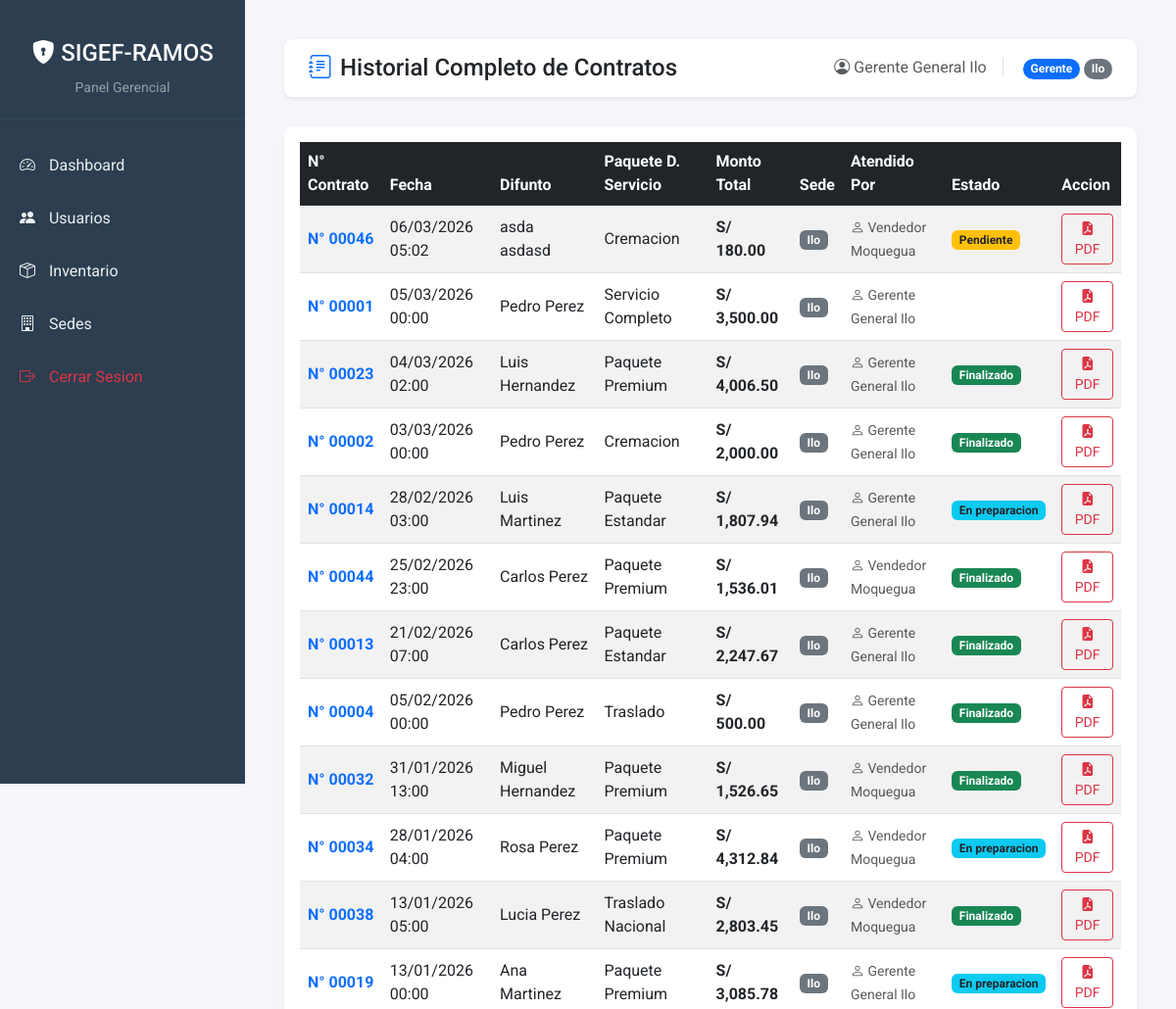
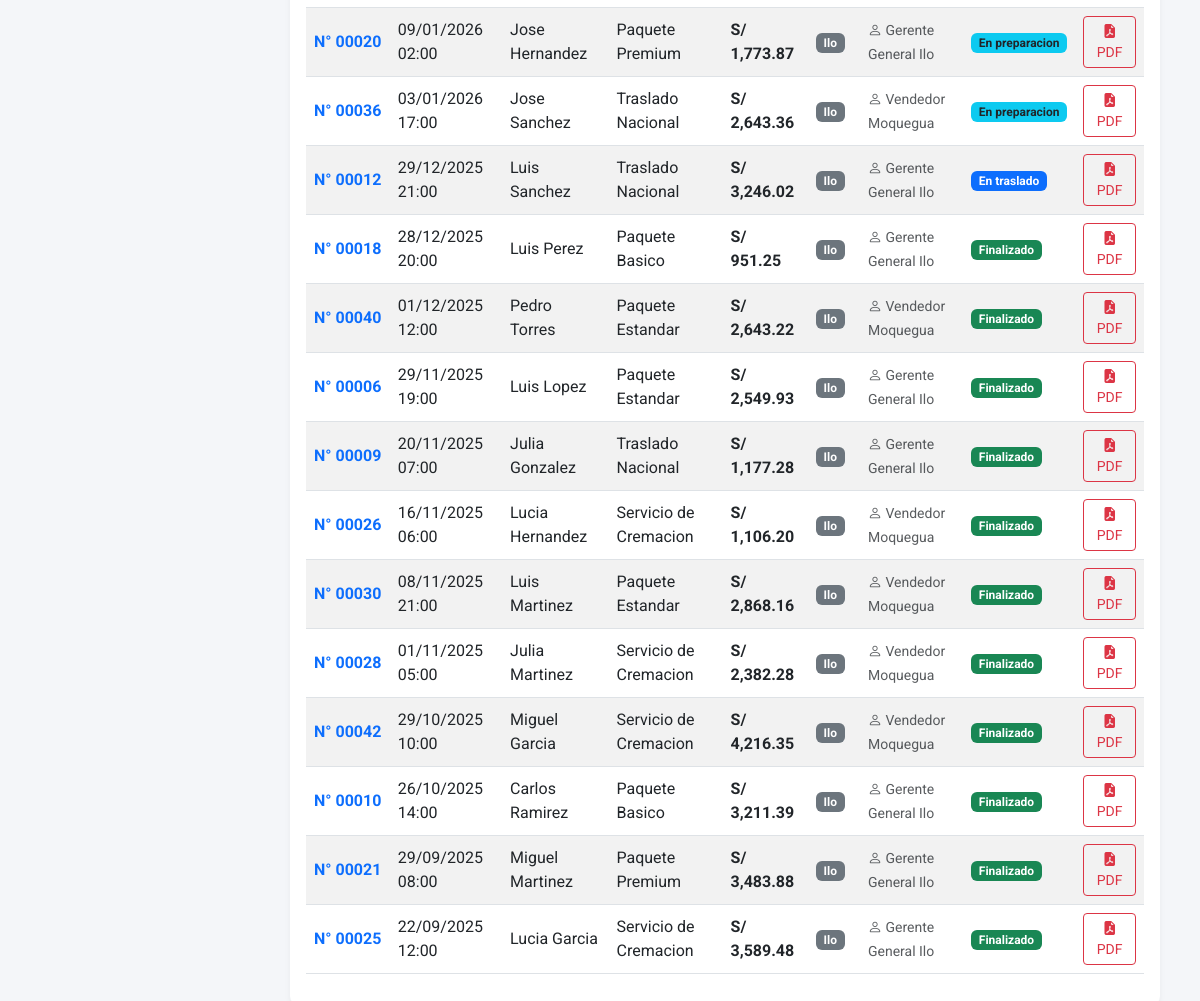
/index.php?controller=reporte (signed in), run on the app's committed database (2 pictures, top to bottom).
### tables this page shows
CREATE TABLE `servicios` (
  `id` int(11) NOT NULL,
  `difunto_id` int(11) NOT NULL,
  `sede_id` int(11) NOT NULL,
  `vendedor_id` int(11) DEFAULT NULL,
  `tipo_servicio` varchar(100) NOT NULL,
  `descripcion` text DEFAULT NULL,
  `precio` decimal(10,2) NOT NULL,
  `fecha_servicio` datetime NOT NULL,
  `estado` enum('pendiente','en_preparacion','en_traslado','finalizado','cancelado') DEFAULT 'pendiente',
  `created_at` timestamp NOT NULL DEFAULT current_timestamp(),
  `fecha_finalizacion` datetime DEFAULT NULL
);

CREATE TABLE `difuntos` (
  `id` int(11) NOT NULL,
  `dni` varchar(20) DEFAULT NULL,
  `nombres` varchar(100) NOT NULL,
  `apellidos` varchar(100) NOT NULL,
  `fecha_nacimiento` date DEFAULT NULL,
  `fecha_fallecimiento` date NOT NULL,
  `causa_muerte` varchar(255) DEFAULT NULL,
  `deudo_id` int(11) DEFAULT NULL,
  `created_at` timestamp NOT NULL DEFAULT current_timestamp()
);

CREATE TABLE `sedes` (
  `id` int(11) NOT NULL,
  `nombre` varchar(100) NOT NULL,
  `direccion` varchar(255) DEFAULT NULL,
  `telefono` varchar(20) DEFAULT NULL,
  `created_at` timestamp NOT NULL DEFAULT current_timestamp()
);

CREATE TABLE `usuarios` (
  `id` int(11) NOT NULL,
  `nombre` varchar(100) NOT NULL,
  `username` varchar(50) NOT NULL,
  `password` varchar(255) NOT NULL,
  `rol` enum('Gerente','Vendedor','Operario') NOT NULL,
  `sede_id` int(11) DEFAULT NULL,
  `created_at` timestamp NOT NULL DEFAULT current_timestamp()
);

### controllers/ReporteController.php (called while the page is built, shortened)
<?php
require_once __DIR__ . '/../config/conexion.php';
class ReporteController
{
    private $conn;
    public function __construct()
    {
        $database = new Conexion();
        $this->conn = $database->getConexion();
    }
    public function index()
    {
        $this->historial();
    }
    public function historial()
    {
        $query = "SELECT s.id, s.tipo_servicio, s.precio, s.fecha_servicio, s.estado,
                         d.nombres as dif_nombres, d.apellidos as dif_apellidos,
                         v.nombre as vendedor_nombre, se.nombre as sede_nombre
                  FROM servicios s
                  JOIN difuntos d ON s.difunto_id = d.id
                  JOIN usuarios v ON s.vendedor_id = v.id
                  JOIN sedes se ON s.sede_id = se.id";
        if (isset($_SESSION['rol']) && $_SESSION['rol'] !== 'Admin') {
            $query .= " WHERE s.sede_id = :sede_id";
        }
        $query .= " ORDER BY s.fecha_servicio DESC";
        $stmt = $this->conn->prepare($query);
        if (isset($_SESSION['rol']) && $_SESSION['rol'] !== 'Admin') {
            $stmt->bindParam(':sede_id', $_SESSION['sede_id'], PDO::PARAM_INT);
        }
        $stmt->execute();
        $contratos = $stmt->fetchAll(PDO::FETCH_ASSOC);
        require_once __DIR__ . '/../views/gerente/historial.php';
    }
}
?>

### config/conexion.php (called while the page is built, shortened)
<?php
class Conexion
{
    private $host = "localhost";
    private $db_name = "sigef_ramos";
    private $username = "root";
    private $password = "";
    public function getConexion()
    {
        $this->conn = null;
        try {
            $this->conn = new PDO("mysql:host=" . $this->host . ";dbname=" . $this->db_name . ";charset=utf8mb4", $this->username, $this->password);
            $this->conn->setAttribute(PDO::ATTR_ERRMODE, PDO::ERRMODE_EXCEPTION);
            $this->conn->exec("SET NAMES utf8mb4");
        }
        catch (PDOException $exception) {
            echo "Error de conexion: " . $exception->getMessage();
        }
        return $this->conn;
    }
}
?>

### views/gerente/historial.php (the view, shortened to what this page needs)
<!DOCTYPE html>
<html lang="es">
<head>
    <link href="https://cdn.jsdelivr.net/npm/bootstrap@5.3.0/dist/css/bootstrap.min.css" rel="stylesheet">
    <link rel="stylesheet" href="https://cdn.jsdelivr.net/npm/bootstrap-icons@1.10.5/font/bootstrap-icons.css">
</head>
<body>
    <div class="sidebar">
        <div class="sidebar-header">
            <h4><i class="bi bi-shield-lock-fill"></i> SIGEF-RAMOS</h4>
            <small class="text-white-50">Panel Gerencial</small>
        </div>
        <ul class="list-unstyled components">
            <li><a href="index.php?controller=dashboard"><i class="bi bi-speedometer2"></i> Dashboard</a></li>
            <li><a href="index.php?controller=usuario"><i class="bi bi-people-fill"></i> Usuarios</a></li>
            <li><a href="index.php?controller=inventario"><i class="bi bi-box-seam"></i> Inventario</a></li>
            <li><a href="index.php?controller=sede"><i class="bi bi-building"></i> Sedes</a></li>
            <li><a href="index.php?controller=auth&action=logout" class="text-danger"><i class="bi bi-box-arrow-right"></i> Cerrar Sesion</a></li>
        </ul>
    </div>
    <div class="content-area">
        <div class="navbar">
            <h4 class="m-0 align-items-center d-flex"><i class="bi bi-journal-text me-2 text-primary"></i> Historial Completo de Contratos</h4>
            <div>
                <span class="text-muted border-end pe-3 me-3"><i class="bi bi-person-circle"></i> <?php echo htmlspecialchars($_SESSION['nombre']); ?></span>
                <span class="badge bg-primary rounded-pill"><?php echo htmlspecialchars($_SESSION['rol']); ?></span>
                <span class="badge bg-secondary rounded-pill"><?php echo htmlspecialchars($_SESSION['sede']); ?></span>
            </div>
        </div>
        <div class="card">
            <div class="card-body">
                <div class="table-responsive">
                    <table class="table table-hover table-striped align-middle">
                        <thead class="table-dark">
                            <tr>
                                <th>N° Contrato</th>
                                <th>Fecha</th>
                                <th>Difunto</th>
                                <th>Paquete D. Servicio</th>
                                <th>Monto Total</th>
                                <th>Sede</th>
                                <th>Atendido Por</th>
                                <th>Estado</th>
                                <th>Accion</th>
                            </tr>
                        </thead>
                        <tbody>
                            <?php if (empty($contratos)): ?>
                                <tr>
                                    <td colspan="9" class="text-center py-4 text-muted">Aun no existen contratos registrados en el historial general.</td>
                                </tr>
                            <?php
else: ?>
                                <?php foreach ($contratos as $c): ?>
                                    <tr>
                                        <td class="fw-bold text-primary">N° <?php echo str_pad($c['id'], 5, '0', STR_PAD_LEFT); ?></td>
                                        <td><?php echo date('d/m/Y H:i', strtotime($c['fecha_servicio'])); ?></td>
                                        <td><?php echo htmlspecialchars($c['dif_nombres'] . ' ' . $c['dif_apellidos']); ?></td>
                                        <td><?php echo htmlspecialchars($c['tipo_servicio']); ?></td>
                                        <td class="fw-bold">S/ <?php echo number_format($c['precio'], 2); ?></td>
                                        <td><span class="badge bg-secondary"><?php echo htmlspecialchars($c['sede_nombre']); ?></span></td>
                                        <td><small class="text-muted"><i class="bi bi-person"></i> <?php echo htmlspecialchars($c['vendedor_nombre']); ?></small></td>
                                        <td>
                                            <?php
        $badge_class = 'bg-secondary';
        $estado_texto = ucfirst(str_replace('_', ' ', $c['estado']));
        switch ($c['estado']) {
            case 'pendiente':
                $badge_class = 'bg-warning text-dark';
                break;
            case 'en_preparacion':
                $badge_class = 'bg-info text-dark';
                break;
            case 'en_traslado':
                $badge_class = 'bg-primary';
                break;
            case 'finalizado':
                $badge_class = 'bg-success';
                break;
        }
?>
                                            <span class="badge <?php echo $badge_class; ?>"><?php echo $estado_texto; ?></span>
                                        </td>
                                        <td>
                                            <a href="index.php?controller=reporte&action=generarContrato&id=<?php echo $c['id']; ?>" class="btn btn-sm btn-outline-danger" target="_blank" title="Descargar PDF">
                                                <i class="bi bi-file-earmark-pdf-fill"></i> PDF
                                            </a>
                                        </td>
                                    </tr>
                                <?php
    endforeach; ?>
                            <?php
endif; ?>
                        </tbody>
                    </table>
                </div>
            </div>
        </div>
    </div>
</body>
</html>

### views/gerente/historial.php (style rules this page uses)
body { font-family: 'Roboto', sans-serif; background-color: #f4f6f9; }
.sidebar { height: 100vh; background-color: #2c3e50; color: #fff; position: fixed; width: 250px; top: 0; left: 0; padding-top: 20px; overflow-y: auto; }
.sidebar .sidebar-header { padding: 20px; text-align: center; border-bottom: 1px solid #34495e; margin-bottom: 20px; }
.sidebar ul.components { padding: 0; margin: 0; }
.sidebar ul li a { padding: 15px 20px; display: block; color: #ecf0f1; text-decoration: none; transition: all 0.3s; }
.sidebar ul li a i { margin-right: 10px; }
.content-area { margin-left: 250px; padding: 40px; }
.navbar { background-color: #fff; box-shadow: 0 2px 4px rgba(0, 0, 0, 0.08); margin-bottom: 30px; border-radius: 8px; padding: 15px 25px; display: flex; justify-content: space-between; align-items: center; }
.card { border: none; border-radius: 10px; box-shadow: 0 4px 6px rgba(0, 0, 0, 0.05); }

### data on the page
servicios: id "00046", fecha_servicio "06/03/2026 05:02", difunto.apellidos "asda asdasd", tipo_servicio "Cremacion", precio "180.00", sede.nombre "Ilo", vendedor.nombre "Vendedor Moquegua", estado "Pendiente"
servicios: id "00001", fecha_servicio "05/03/2026 00:00", difunto.apellidos "Pedro Perez", tipo_servicio "Servicio Completo", precio "3,500.00", sede.nombre "Ilo", vendedor.nombre "Gerente General Ilo"
servicios: id "00023", fecha_servicio "04/03/2026 02:00", difunto.apellidos "Luis Hernandez", tipo_servicio "Paquete Premium", precio "4,006.50", sede.nombre "Ilo", vendedor.nombre "Gerente General Ilo", estado "Finalizado"
servicios: id "00002", fecha_servicio "03/03/2026 00:00", difunto.apellidos "Pedro Perez", tipo_servicio "Cremacion", precio "2,000.00", sede.nombre "Ilo", vendedor.nombre "Gerente General Ilo", estado "Finalizado"
servicios: id "00014", fecha_servicio "28/02/2026 03:00", difunto.apellidos "Luis Martinez", tipo_servicio "Paquete Estandar", precio "1,807.94", sede.nombre "Ilo", vendedor.nombre "Gerente General Ilo", estado "En preparacion"
servicios: id "00044", fecha_servicio "25/02/2026 23:00", difunto.apellidos "Carlos Perez", tipo_servicio "Paquete Premium", precio "1,536.01", sede.nombre "Ilo", vendedor.nombre "Vendedor Moquegua", estado "Finalizado"
servicios: id "00013", fecha_servicio "21/02/2026 07:00", difunto.apellidos "Carlos Perez", tipo_servicio "Paquete Estandar", precio "2,247.67", sede.nombre "Ilo", vendedor.nombre "Gerente General Ilo", estado "Finalizado"
servicios: id "00004", fecha_servicio "05/02/2026 00:00", difunto.apellidos "Pedro Perez", tipo_servicio "Traslado", precio "500.00", sede.nombre "Ilo", vendedor.nombre "Gerente General Ilo", estado "Finalizado"
servicios: id "00032", fecha_servicio "31/01/2026 13:00", difunto.apellidos "Miguel Hernandez", tipo_servicio "Paquete Premium", precio "1,526.65", sede.nombre "Ilo", vendedor.nombre "Vendedor Moquegua", estado "Finalizado"
servicios: id "00034", fecha_servicio "28/01/2026 04:00", difunto.apellidos "Rosa Perez", tipo_servicio "Paquete Premium", precio "4,312.84", sede.nombre "Ilo", vendedor.nombre "Vendedor Moquegua", estado "En preparacion"
servicios: id "00038", fecha_servicio "13/01/2026 05:00", difunto.apellidos "Lucia Perez", tipo_servicio "Traslado Nacional", precio "2,803.45", sede.nombre "Ilo", vendedor.nombre "Vendedor Moquegua", estado "Finalizado"
servicios: id "00019", fecha_servicio "13/01/2026 00:00", difunto.apellidos "Ana Martinez", tipo_servicio "Paquete Premium", precio "3,085.78", sede.nombre "Ilo", vendedor.nombre "Gerente General Ilo", estado "En preparacion"
servicios: id "00020", fecha_servicio "09/01/2026 02:00", difunto.apellidos "Jose Hernandez", tipo_servicio "Paquete Premium", precio "1,773.87", sede.nombre "Ilo", vendedor.nombre "Gerente General Ilo", estado "En preparacion"
servicios: id "00036", fecha_servicio "03/01/2026 17:00", difunto.apellidos "Jose Sanchez", tipo_servicio "Traslado Nacional", precio "2,643.36", sede.nombre "Ilo", vendedor.nombre "Vendedor Moquegua", estado "En preparacion"
servicios: id "00012", fecha_servicio "29/12/2025 21:00", difunto.apellidos "Luis Sanchez", tipo_servicio "Traslado Nacional", precio "3,246.02", sede.nombre "Ilo", vendedor.nombre "Gerente General Ilo", estado "En traslado"
servicios: id "00018", fecha_servicio "28/12/2025 20:00", difunto.apellidos "Luis Perez", tipo_servicio "Paquete Basico", precio "951.25", sede.nombre "Ilo", vendedor.nombre "Gerente General Ilo", estado "Finalizado"
servicios: id "00040", fecha_servicio "01/12/2025 12:00", difunto.apellidos "Pedro Torres", tipo_servicio "Paquete Estandar", precio "2,643.22", sede.nombre "Ilo", vendedor.nombre "Vendedor Moquegua", estado "Finalizado"
servicios: id "00006", fecha_servicio "29/11/2025 19:00", difunto.apellidos "Luis Lopez", tipo_servicio "Paquete Estandar", precio "2,549.93", sede.nombre "Ilo", vendedor.nombre "Gerente General Ilo", estado "Finalizado"
servicios: id "00009", fecha_servicio "20/11/2025 07:00", difunto.apellidos "Julia Gonzalez", tipo_servicio "Traslado Nacional", precio "1,177.28", sede.nombre "Ilo", vendedor.nombre "Gerente General Ilo", estado "Finalizado"
servicios: id "00026", fecha_servicio "16/11/2025 06:00", difunto.apellidos "Lucia Hernandez", tipo_servicio "Servicio de Cremacion", precio "1,106.20", sede.nombre "Ilo", vendedor.nombre "Vendedor Moquegua", estado "Finalizado"
servicios: id "00030", fecha_servicio "08/11/2025 21:00", difunto.apellidos "Luis Martinez", tipo_servicio "Paquete Estandar", precio "2,868.16", sede.nombre "Ilo", vendedor.nombre "Vendedor Moquegua", estado "Finalizado"
servicios: id "00028", fecha_servicio "01/11/2025 05:00", difunto.apellidos "Julia Martinez", tipo_servicio "Servicio de Cremacion", precio "2,382.28", sede.nombre "Ilo", vendedor.nombre "Vendedor Moquegua", estado "Finalizado"
servicios: id "00042", fecha_servicio "29/10/2025 10:00", difunto.apellidos "Miguel Garcia", tipo_servicio "Servicio de Cremacion", precio "4,216.35", sede.nombre "Ilo", vendedor.nombre "Vendedor Moquegua", estado "Finalizado"
servicios: id "00010", fecha_servicio "26/10/2025 14:00", difunto.apellidos "Carlos Ramirez", tipo_servicio "Paquete Basico", precio "3,211.39", sede.nombre "Ilo", vendedor.nombre "Gerente General Ilo", estado "Finalizado"
servicios: id "00021", fecha_servicio "29/09/2025 08:00", difunto.apellidos "Miguel Martinez", tipo_servicio "Paquete Premium", precio "3,483.88", sede.nombre "Ilo", vendedor.nombre "Gerente General Ilo", estado "Finalizado"
servicios: id "00025", fecha_servicio "22/09/2025 12:00", difunto.apellidos "Lucia Garcia", tipo_servicio "Servicio de Cremacion", precio "3,589.48", sede.nombre "Ilo", vendedor.nombre "Gerente General Ilo", estado "Finalizado"

### other printed values
$_SESSION['nombre'] "Gerente General Ilo"
$_SESSION['rol'] "Gerente"
$_SESSION['sede'] "Ilo"
